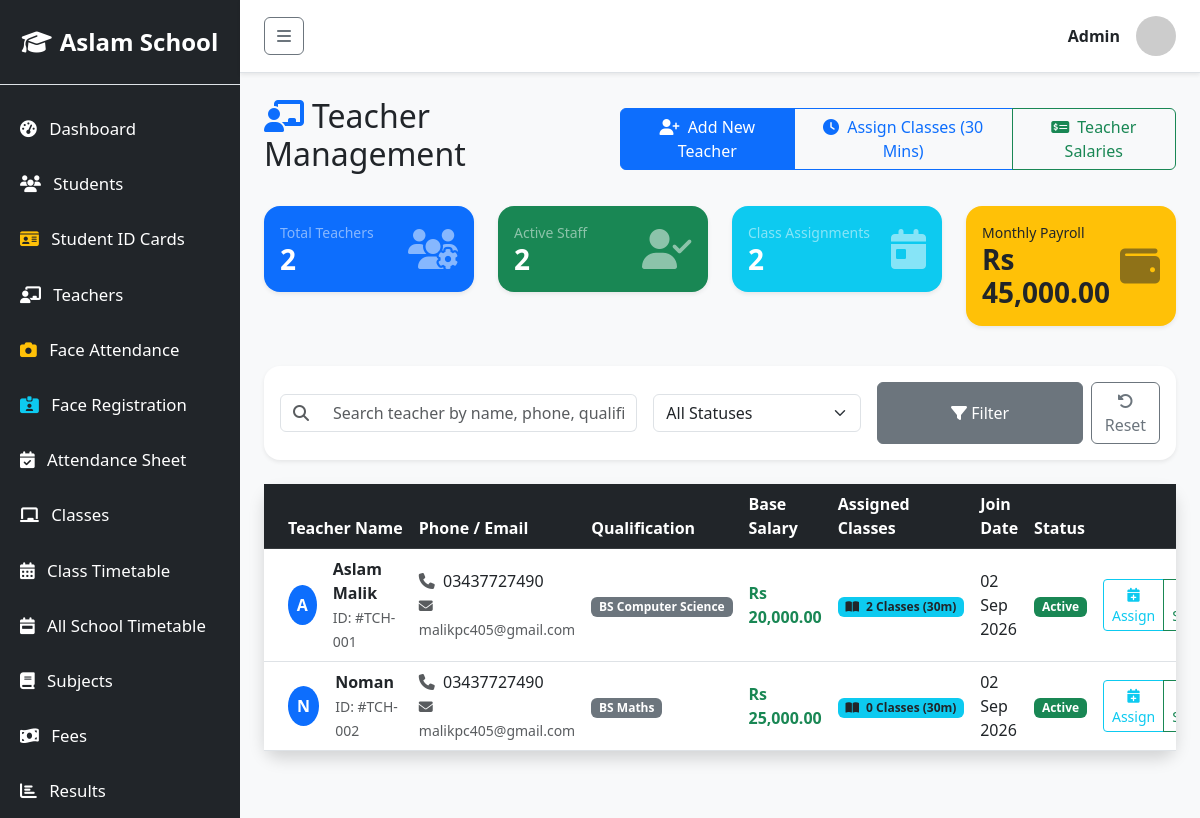
The page /school/teachers/manage.php on the database its author committed.
### tables this page shows
CREATE TABLE `teachers` (
  `id` int(11) NOT NULL,
  `name` varchar(100) NOT NULL,
  `phone` varchar(20) NOT NULL,
  `email` varchar(100) DEFAULT NULL,
  `qualification` varchar(100) NOT NULL,
  `join_date` date NOT NULL,
  `salary` decimal(10,2) NOT NULL DEFAULT 0.00,
  `status` enum('Active','Inactive') NOT NULL DEFAULT 'Active'
);

### school/teachers/manage.php (the view, shortened to what this page needs)
<?php
require_once '../includes/db.php';
require_once '../includes/header.php';
$total_teachers = $conn->query("SELECT COUNT(*) as cnt FROM teachers")->fetch_assoc()['cnt'];
$active_teachers = $conn->query("SELECT COUNT(*) as cnt FROM teachers WHERE status='Active'")->fetch_assoc()['cnt'];
$total_payroll = $conn->query("SELECT SUM(salary) as total FROM teachers WHERE status='Active'")->fetch_assoc()['total'];
$total_payroll = $total_payroll ? $total_payroll : 0;
$total_assignments = $conn->query("SELECT COUNT(*) as cnt FROM teacher_assignments")->fetch_assoc()['cnt'];
$search = isset($_GET['search']) ? $conn->real_escape_string($_GET['search']) : '';
$where_clauses = [];
$where_sql = count($where_clauses) > 0 ? "WHERE " . implode(" AND ", $where_clauses) : "";
$query = "SELECT t.*,
          (SELECT COUNT(*) FROM teacher_assignments ta WHERE ta.teacher_id = t.id) as assigned_classes
          FROM teachers t $where_sql ORDER BY t.name ASC";
$result = $conn->query($query);
?>
<div class="d-flex justify-content-between align-items-center mb-4">
    <h2><i class="fa-solid fa-chalkboard-user me-2 text-primary"></i>Teacher Management</h2>
    <div class="btn-group">
        <a href="add.php" class="btn btn-primary"><i class="fa-solid fa-user-plus me-1"></i> Add New Teacher</a>
        <a href="assign.php" class="btn btn-outline-primary"><i class="fa-solid fa-clock me-1"></i> Assign Classes (30 Mins)</a>
        <a href="salaries.php" class="btn btn-outline-success"><i class="fa-solid fa-money-check-dollar me-1"></i> Teacher Salaries</a>
    </div>
</div>
<div class="row mb-4">
    <div class="col-md-3 mb-3">
        <div class="card bg-primary text-white shadow-sm rounded-4 border-0">
            <div class="card-body p-3">
                <div class="d-flex justify-content-between align-items-center">
                    <div>
                        <div class="text-white-50 small">Total Teachers</div>
                        <h3 class="mb-0 fw-bold"><?= $total_teachers ?></h3>
                    </div>
                    <i class="fa-solid fa-users-gear fs-1 opacity-50"></i>
                </div>
            </div>
        </div>
    </div>
    <div class="col-md-3 mb-3">
        <div class="card bg-success text-white shadow-sm rounded-4 border-0">
            <div class="card-body p-3">
                <div class="d-flex justify-content-between align-items-center">
                    <div>
                        <div class="text-white-50 small">Active Staff</div>
                        <h3 class="mb-0 fw-bold"><?= $active_teachers ?></h3>
                    </div>
                    <i class="fa-solid fa-user-check fs-1 opacity-50"></i>
                </div>
            </div>
        </div>
    </div>
    <div class="col-md-3 mb-3">
        <div class="card bg-info text-white shadow-sm rounded-4 border-0">
            <div class="card-body p-3">
                <div class="d-flex justify-content-between align-items-center">
                    <div>
                        <div class="text-white-50 small">Class Assignments</div>
                        <h3 class="mb-0 fw-bold"><?= $total_assignments ?></h3>
                    </div>
                    <i class="fa-solid fa-calendar-day fs-1 opacity-50"></i>
                </div>
            </div>
        </div>
    </div>
    <div class="col-md-3 mb-3">
        <div class="card bg-warning text-dark shadow-sm rounded-4 border-0">
            <div class="card-body p-3">
                <div class="d-flex justify-content-between align-items-center">
                    <div>
                        <div class="text-dark-50 small">Monthly Payroll</div>
                        <h3 class="mb-0 fw-bold">Rs <?= number_format($total_payroll, 2) ?></h3>
                    </div>
                    <i class="fa-solid fa-wallet fs-1 opacity-50"></i>
                </div>
            </div>
        </div>
    </div>
</div>
<div class="card shadow-sm border-0 rounded-4 mb-4">
    <div class="card-body p-3">
        <form method="GET" class="row g-3 align-items-center">
            <div class="col-md-5">
                <div class="input-group">
                    <span class="input-group-text bg-white"><i class="fa-solid fa-search text-muted"></i></span>
                    <input type="text" name="search" class="form-control border-start-0" placeholder="Search teacher by name, phone, qualification..." value="<?= htmlspecialchars($search) ?>">
                </div>
            </div>
            <div class="col-md-3">
                <select name="status" class="form-select">
                    <option value="">All Statuses</option>
                </select>
            </div>
            <div class="col-md-4 d-flex gap-2">
                <button type="submit" class="btn btn-secondary w-100"><i class="fa-solid fa-filter"></i> Filter</button>
                <a href="manage.php" class="btn btn-outline-secondary"><i class="fa-solid fa-rotate-left"></i> Reset</a>
            </div>
        </form>
    </div>
</div>
<div class="card shadow border-0 rounded-4">
    <div class="card-body p-0">
        <div class="table-responsive">
            <table class="table table-hover align-middle mb-0">
                <thead class="table-dark">
                    <tr>
                        <th class="ps-4">Teacher Name</th>
                        <th>Phone / Email</th>
                        <th>Qualification</th>
                        <th>Base Salary</th>
                        <th>Assigned Classes</th>
                        <th>Join Date</th>
                        <th>Status</th>
                        <th class="text-end pe-4">Actions</th>
                    </tr>
                </thead>
                <tbody>
                    <?php if($result && $result->num_rows > 0): ?>
                        <?php while($row = $result->fetch_assoc()): ?>
                            <tr>
                                <td class="ps-4">
                                    <div class="d-flex align-items-center">
                                        <div class="bg-primary text-white rounded-circle d-flex align-items-center justify-content-center me-3 fw-bold" style="width: 40px; height: 40px;">
                                            <?= strtoupper(substr($row['name'], 0, 1)) ?>
                                        </div>
                                        <div>
                                            <div class="fw-bold text-dark"><?= htmlspecialchars($row['name']) ?></div>
                                            <small class="text-muted">ID: #TCH-<?= str_pad($row['id'], 3, '0', STR_PAD_LEFT) ?></small>
                                        </div>
                                    </div>
                                </td>
                                <td>
                                    <div><i class="fa-solid fa-phone me-1 text-muted"></i> <?= htmlspecialchars($row['phone']) ?></div>
                                    <?php if(!empty($row['email'])): ?>
                                        <small class="text-muted"><i class="fa-solid fa-envelope me-1"></i> <?= htmlspecialchars($row['email']) ?></small>
                                    <?php endif; ?>
                                </td>
                                <td><span class="badge bg-secondary"><?= htmlspecialchars($row['qualification']) ?></span></td>
                                <td class="fw-bold text-success">Rs <?= number_format($row['salary'], 2) ?></td>
                                <td>
                                    <span class="badge bg-info text-dark">
                                        <i class="fa-solid fa-book-open me-1"></i> <?= $row['assigned_classes'] ?> Classes (30m)
                                    </span>
                                </td>
                                <td><?= date('d M Y', strtotime($row['join_date'])) ?></td>
                                <td>
                                    <?php if($row['status'] == 'Active'): ?>
                                        <span class="badge bg-success">Active</span>
                                    <?php else: ?>
                                        <span class="badge bg-danger">Inactive</span>
                                    <?php endif; ?>
                                </td>
                                <td class="text-end pe-4">
                                    <div class="btn-group">
                                        <a href="assign.php?teacher_id=<?= $row['id'] ?>" class="btn btn-sm btn-outline-info" title="Assign 30-Min Classes"><i class="fa-solid fa-calendar-plus"></i> Assign</a>
                                        <a href="salaries.php?teacher_id=<?= $row['id'] ?>" class="btn btn-sm btn-outline-success" title="Pay Salary"><i class="fa-solid fa-hand-holding-dollar"></i> Salary</a>
                                    </div>
                                </td>
                            </tr>
                        <?php endwhile; ?>
                    <?php endif; ?>
                </tbody>
            </table>
        </div>
    </div>
</div>
<?php require_once '../includes/footer.php'; ?>

### rows shown on the page
teachers: name "A", name "Aslam Malik", id "001", phone "03437727490", email "malikpc405@gmail.com", qualification "BS Computer Science", salary "20,000.00", assigned_classes "2", join_date "02 Sep 2026", status "Active"
teachers: name "N", name "Noman", id "002", phone "03437727490", email "malikpc405@gmail.com", qualification "BS Maths", salary "25,000.00", assigned_classes "0", join_date "02 Sep 2026", status "Active"

### other values the page prints
$_SESSION['user_name'] "Admin"
$total_teachers "2"
$active_teachers "2"
$total_assignments "2"
$total_payroll "45,000.00"
